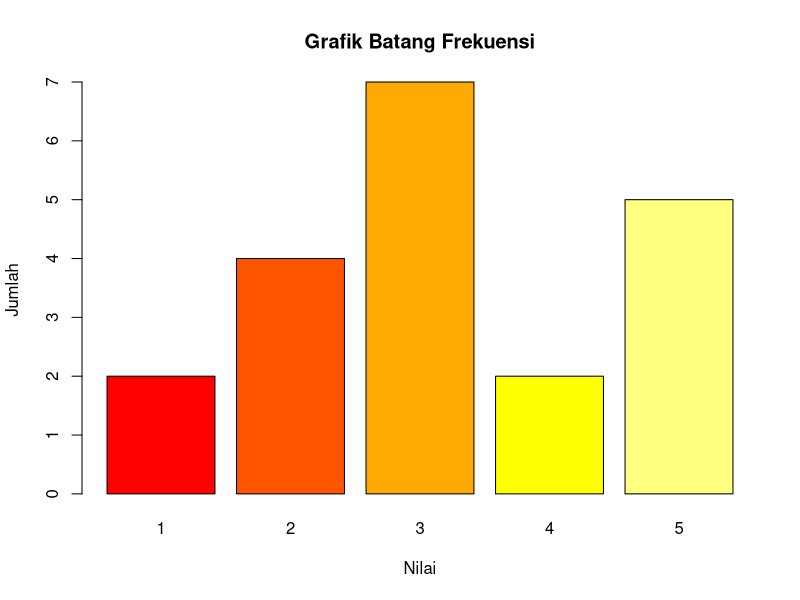

Write the R code that produced this figure.
bilangan <- c(1,2,3,2,3,3,4,5,3,2,3,4,5,5,5,5,3,2,1,3)
length (bilangan)
table (bilangan)
jawaban <- c("ya", "tidak", "tidak", "tidak", "ya")
length (jawaban)
table (jawaban)
tabel <- table (bilangan)
barplot (tabel, col = c(heat.colors(5)), main = "Grafik Batang Frekuensi", xlab = "Nilai", ylab = "Jumlah")
A <- c(1,2,3,4,5,6,7,8,9,10,10,9,8,4,3,2)
B <- cut(A, breaks = c(1,5,10),include.lowest = TRUE, right = FALSE )
tabel <- table(B)
tabel
names(tabel)
names(tabel) <- c("1<=x<5", "5<=x<=10")
tabel
pendidikan <- c("S1", "S1", "S1", "S1","S1", "S2", "S2", "S2", "S2", "S2")
jenis_kelamin <- c("Laki-laki", "Laki-laki", "Laki-laki", "Perempuan", "Perempuan", "Perempuan", "Perempuan", "Perempuan", "Perempuan", "Laki-laki")
data_frame <- data.frame(pendidikan, jenis_kelamin)
tabel_kontingensi <- table(data_frame)
tabel_kontingensi
data_frame
X <- c("S1", "S1", "S1", "S1","S1", "S2", "S2", "S2", "S2", "S2")
Y <- c("Laki-laki", "Laki-laki", "Laki-laki", "Perempuan", "Perempuan", "Perempuan", "Perempuan", "Perempuan", "Perempuan", "Laki-laki")
Z <- c(4.6, 5.5, 3.2, 5.5, 4.9, 5.9, 8.7, 6.5, 6.5, 9.9)
Data_Frame <- data.frame(X, Z)
Data_Frame
mean(subset(Data_Frame, X == "S1") $Z)
mean(subset(Data_Frame, X == "S2") $Z)
min(subset(Data_Frame, X == "S1") $Z)
max(subset(Data_Frame, X == "S2") $Z)